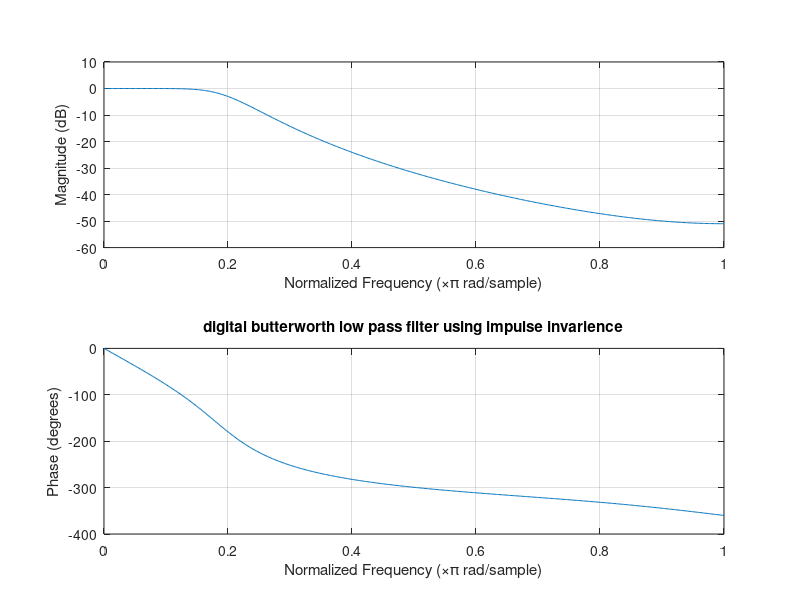

Here is the MATLAB script that generated this plot:
%DIGITAL BUTTERWORTH LOWPASS FILTER USING IMPULSE INVARIENCE
clc;
ap=3;
as=25;
wp=0.2*pi;
ws=0.45*pi;
f=1;
[N,wc]=buttord(wp,ws,ap,as,'s');
fprintf('the order of filter:%d\n',N);
fprintf('the cut off frequency:%d\n',wc);
[b,a]=butter(N,wc,'low','s');
disp('the numerator term of analog filter transfer function Ha(s)');
b
disp('the denominator term of analog filter transfer function Ha(s)');
a
[bz,az]=impinvar(b,a);
freqz(bz,az);
title('digital butterworth low pass filter using impulse invarience');
disp('the numerator term of digital filter transfer function H(z)');
bz
disp('the denominator term of digital filter transfer function H(z)');
az